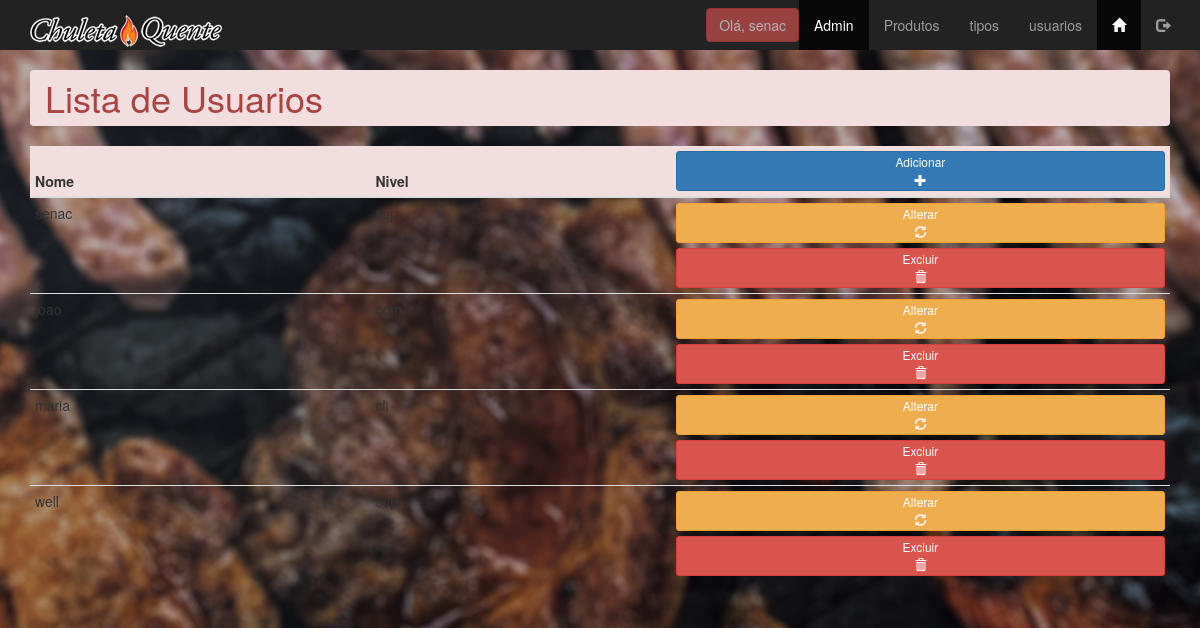
The app's page /admin/usuarios_lista.php (signed in) with its own data.
### tables this page shows
create table tbusuarios(
id_usuario int(11) not null,
login_usuario varchar(30) not null unique,
senha_usuario varchar(8) not null,
nivel_usuario enum('sup','com','cli') not null
);

### admin/usuarios_lista.php (the view, shortened to what this page needs)
<?php
include('../connections/conn.php');
$consulta = " select*from tbusuarios";
$lista = $conn->query($consulta);
$linha = $lista->fetch_assoc();
?>
<!DOCTYPE html>
<html lang="pt-BR">
<head>
    <link rel="stylesheet" href="../css/bootstrap.min.css" type="text/css" >
    <link rel="stylesheet" href="../css/meu_estilo.css" type="text/css" >
</head>
<body class="fundofixo" >
<?php include('menu_adm.php')?>
    <main class="container" >
        <h1 class="breadcrumb alert-danger" > Lista de Usuarios </h1>
        <table class="table table table-condensed table-hover tbopacidade">
            <thead>
                <th class="bg-danger text-white" >Nome</th>
                <th class="bg-danger text-white" >Nivel</th>
                <th class="bg-danger text-white" >
                    <a href="usuarios_inserir.php" class="btn btn-block btn-primary btn-xs">
                        <span class="hidden-xs" >Adicionar<br></span>
                        <span class="glyphicon glyphicon-plus" aria-hidden="true" ></span>
                    </a>
                </th>
            </thead>
            <tbody>
                <?php do {?>
                <tr>
                    <td>
                        <span class="" ><?php echo$linha['login_usuario'];?></span>
                    </td>
                    <td>
                        <?php echo $linha['nivel_usuario'];?>
                    </td>
                    <td>
                        <a href="usuario_atualiza.php?id_usuario=<?php echo $linha['id_usuario']?>" class="btn btn-warning btn-block btn-xs">
                            <span class="hidden-xs" > Alterar <br></span>
                            <span class="glyphicon glyphicon-refresh" aria-hidden="true" ></span>
                        </a>
                        <button class="btn btn-danger btn-block btn-xs delete"
                                role="button"
                                data-nome="<?php echo $linha['login_usuario'];?>"
                                data-id="<?php echo $linha['id_usuario'];?>">
                        <span class="hidden-xs" > Excluir <br> </span>
                        <span class="glyphicon glyphicon-trash" aria-hidden="true" ></span>
                        </button>
                    </td>
                </tr>
                <?php }while ($linha = $lista->fetch_assoc()); ?>
            </tbody>
        </table>
    </main>
</body>
</html>

### css/meu_estilo.css (style rules this page uses)
.fundofixo { background: url(../images/churras_do_bom.jpg) no-repeat fixed; -webkit-background-size:cover; background-size: cover; }

### records on screen
tbusuarios: login_usuario "senac", nivel_usuario "sup"
tbusuarios: login_usuario "joao", nivel_usuario "com"
tbusuarios: login_usuario "maria", nivel_usuario "cli"
tbusuarios: login_usuario "well", nivel_usuario "sup"

### other values on screen
$_SESSION['login_usuario'] "senac"
